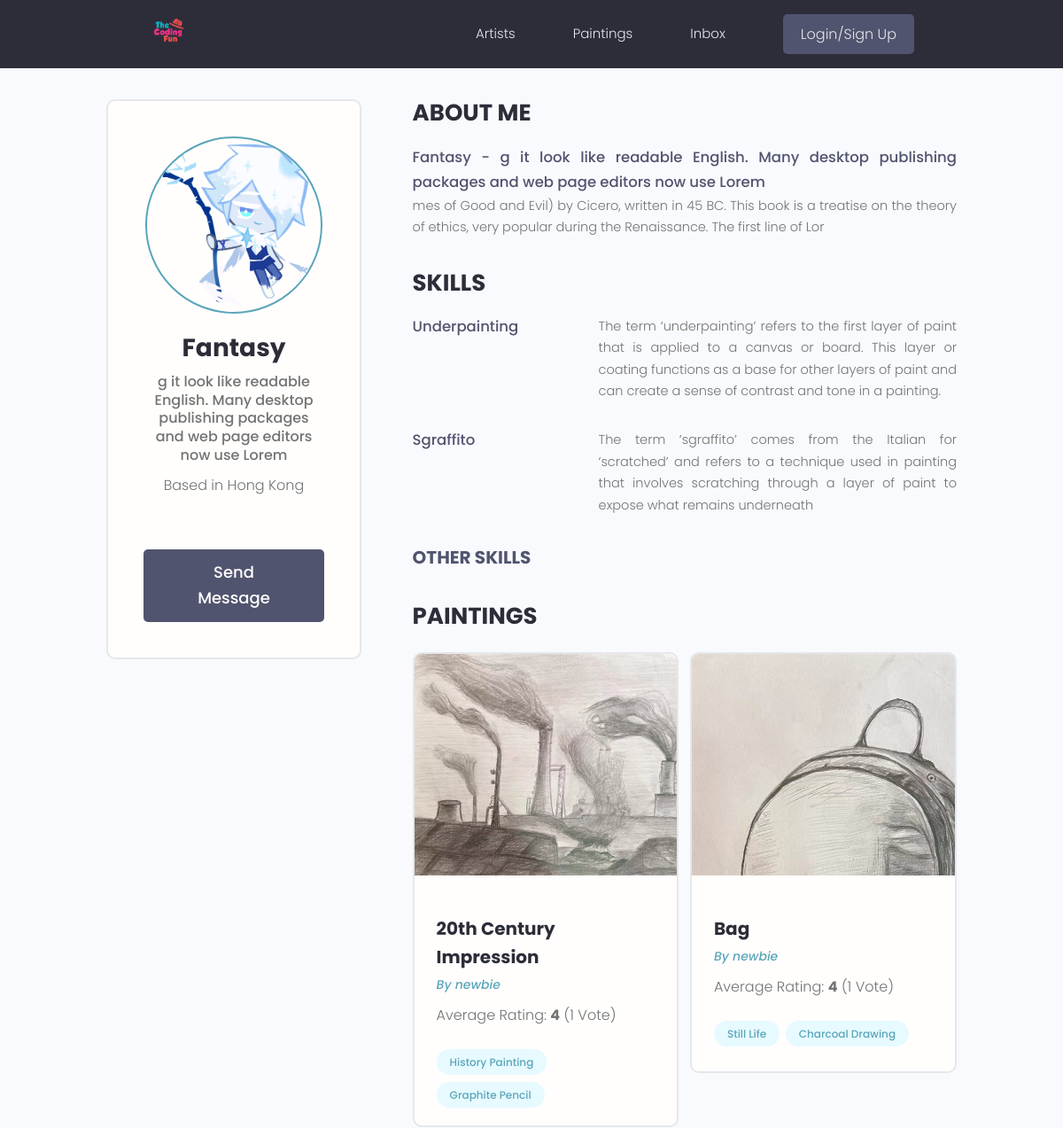
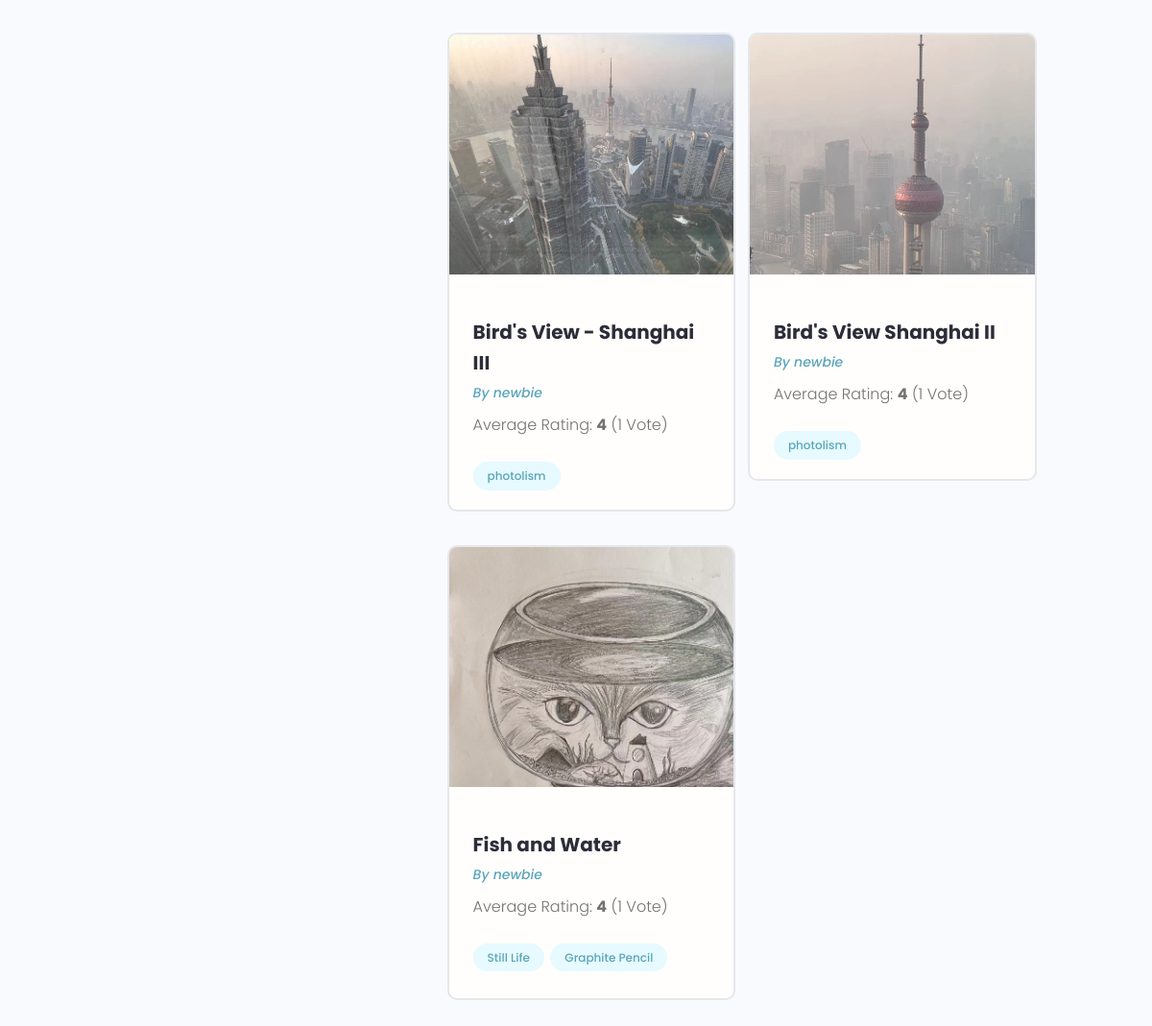
Page /profile/4ec2c163-f80a-47c3-981d-f6c32f977ad1 on the committed database (2 pictures, top to bottom).
### users/models.py (models this page shows, shortened)
class Profile(models.Model):
    user = models.OneToOneField(User, on_delete=models.CASCADE, null=True, blank=True)
    name = models.CharField(max_length=200, blank=True, null=True)
    username = models.CharField(max_length=200, blank=True, null=True)
    location = models.CharField(max_length=200, blank=True, null=True)
    email = models.EmailField(max_length=200, blank=True, null=True)
    short_intro = models.CharField(max_length=200, blank=True, null=True)
    bio = models.TextField(blank=True, null=True)
    profile_image = models.ImageField(null=True, blank=True, upload_to="profiles/", default="profiles/default.jpg")
    social_github = models.CharField(max_length=200, blank=True, null=True)
    social_twitter = models.CharField(max_length=200, blank=True, null=True)
    social_linkedin = models.CharField(max_length=200, blank=True, null=True)
    social_website = models.CharField(max_length=200, blank=True, null=True)
    created = models.DateTimeField(auto_now_add=True)
    id = models.UUIDField(default=uuid.uuid4, unique=True, primary_key=True, editable=False)
    @property
    def imageURL(self):
        try:
            url = self.profile_image.url
        except:
            url = ""
        return url

class Skill(models.Model):
    owner = models.ForeignKey(Profile, on_delete=models.CASCADE, null=True, blank=True)
    name = models.CharField(max_length=200, null=True, blank=True)
    description = models.TextField(null=True, blank=True)
    created = models.DateTimeField(auto_now_add=True)
    id = models.UUIDField(default=uuid.uuid4, unique=True, primary_key=True, editable=False)

### paintings/models.py (models this page shows, shortened)
class Painting(models.Model):
    owner = models.ForeignKey(Profile, null=True, blank=True, on_delete=models.CASCADE)
    title = models.CharField(max_length=200)
    featured_image = models.ImageField(null=True, blank=True, default="default.png")
    demo_link = models.TextField(max_length=500, null=True, blank=True)
    description = models.TextField(null=True, blank=True)
    tags = models.ManyToManyField('Tag', blank=True)
    vote_total = models.IntegerField(default=0, null=True, blank=True)
    vote_score = models.IntegerField(default=0, null=True, blank=True)
    created = models.DateTimeField(auto_now_add=True)
    id = models.UUIDField(default=uuid.uuid4, unique=True, primary_key=True, editable=False)
    @property
    def imageURL(self):
        try:
            url = self.featured_image.url
        except:
            url = ""
        return url
    class Meta:
        ordering = ['-vote_score', "-vote_total", "title"]

class Tag(models.Model):
    name = models.CharField(max_length=200)
    created = models.DateTimeField(auto_now_add=True)
    id = models.UUIDField(default=uuid.uuid4, unique=True, primary_key=True, editable=False)
    def __str__(self):
        return self.name

### users/views.py (the view)
# urls.py: path("profile/<str:pk>", views.userProfile, name="single-profile"),
def userProfile(request, pk):
    user_profile = Profile.objects.get(id=pk)
    top_skills = user_profile.skill_set.all().exclude(description__exact="")
    other_skills = user_profile.skill_set.all().filter(description__exact="")
    context = {"profile": user_profile, "top_skills": top_skills, "other_skills": other_skills}
    return render(request, "users/single_profile.html", context)

### users/templates/users/single_profile.html (shortened to what this page needs)
{% extends 'main.html' %}
{% load static %}
{% block content %}
<main class="profile my-md">
    <div class="container">
        <div class="layout">
            <div class="column column--1of3">
                <div class="card text-center">
                    <div class="card__body dev">
                        <img class="avatar avatar--xl" src="{{ profile.imageURL}}" />
                        <h2 class="dev__name">{{profile.name}}</h2>
                        <p class="dev__title">{{profile.short_intro}}</p>
                        <p class="dev__location">Based in {{profile.location}}</p>
                        {% if request.user.profile != profile %}
                        <a href="{% url 'create-message' profile.id %}" class="btn btn--sub btn--lg">Send Message </a>
                        {% endif %}
                    </div>
                </div>
            </div>
            <div class="column column--2of3">
                <div class="devInfo">
                    <h3 class="devInfo__title">About Me</h3>
                    <p class="devInfo__about">
                        <strong class="devSkill__title">{{profile.name}} -
                            {{profile.short_intro}}</strong>
                        <br />
                        {{profile.bio}}
                    </p>
                </div>
                <div class="devInfo">
                    <h3 class="devInfo__title">Skills</h3>
                    <div class="devInfo__skills">
                        {% for skill in top_skills %}
                        <div class="devSkill">
                            <h4 class="devSkill__title">{{skill.name}}</h4>
                            <p class="devSkill__info">
                                {{skill.description}}
                            </p>
                        </div>
                        {% endfor %}
                        <h3 class="devInfo__subtitle">Other Skills</h3>
                    </div>
                </div>
                <div class="devInfo">
                    <h3 class="devInfo__title">Paintings</h3>
                    <div class="grid grid--two">
                        {% for painting in profile.painting_set.all %}
                        <div class="column">
                            <div class="card project">
                                <a href="{% url 'painting' painting.id %}" class="project">
                                    <img class="project__thumbnail" src="{{painting.imageURL}}"
                                        alt="painting thumbnail" />
                                    <div class="card__body">
                                        <h3 class="project__title">{{painting.title}}</h3>
                                        <p><a class="project__author" href="{% url 'single-profile' profile.id %}">By
                                                {{profile.username}}</a></p>
                                        <p class="project--rating">Average Rating:
                                            <span style="font-weight: bold;">{{painting.vote_score}}</span>
                                            ({{painting.vote_total}} Vote{{painting.vote_total|pluralize:"s"}})
                                        </p>
                                        <div class="project__tags">
                                            {% for tag in painting.tags.all %}
                                            <span class="tag tag--pill tag--main">
                                                <small>{{tag}}</small>
                                            </span>
                                            {% endfor %}
                                        </div>
                                    </div>
                                </a>
                            </div>
                        </div>
                        {% endfor %}
                    </div>
                </div>
            </div>
        </div>
    </div>
</main>
{% endblock content %}

### static/styles/app.css (style rules this page uses)
:root { --color-sub: #2d2d39; }
.btn--sub { background-color: var(--color-sub-light); }
.card { border: 2px solid var(--color-light); }
img { width: 100%; }
.profile .card > .dev { padding: 4rem; }
.dev__name { color: var(--color-sub); font-size: 2.8rem; font-weight: 700; margin-top: 1rem; margin-bottom: 0.5rem; }
.dev__title { font-size: 1.6rem; font-weight: 500; line-height: 1.3; }
.dev__location { margin-top: 1rem; }
.devInfo { margin-bottom: 3rem; }
.devInfo__title, .devInfo__subtitle { font-size: 2.6rem; color: var(--color-sub); text-transform: uppercase; font-weight: 700; margin-bottom: 1.5rem; }
.devInfo__subtitle { font-size: 2rem; color: var(--color-sub-light); }
.devInfo__about, .devSkill__info { font-size: 1.45rem; line-height: 1.7; text-align: justify; }
.devSkill { margin-bottom: 3rem; }
.devSkill__title { font-size: 1.65rem; font-weight: 500; color: var(--color-sub-light); min-width: 180px; }
@media screen and (min-width: 700px) { .devSkill { display: flex; justify-content: space-between; gap: 3rem; } }
@media screen and (min-width: 700px) { .devSkill__info { flex-basis: 80%; } }
.project__author { font-size: 1.4rem; font-style: italic; }
.project--rating { margin-bottom: 1.6em; margin-top: 0.5em; }
.project__thumbnail { width: 35rem; height: 25rem; object-fit:cover; object-position: top; margin-bottom: 1em; }
.project__title { font-size: 2rem; font-weight: 700; color: var(--color-sub); }

### static/uikit/styles/modules/_variables.css (style rules this page uses)
:root { --color-main: #5aa5b9; --color-main-light: #e6faff; --color-sub: #3f4156; --color-sub-light: #51546e; --color-sub-lighter: #ededfd; --color-text: #737373; --color-gray: #8b8b8b; --color-light: #e5e7eb; --color-light-gray: #767676; --color-bg: #f8fafd; --color-white: #fffefd; --color-white-light: #f3f3f3; --color-success: #359e64; --color-success-bg: #def8e8; --color-error: #fc4b0b; --color-error-bg: #fff2ee; --font-base: 'Poppins', arial, helvetica, 'Segoe UI', roboto, ubuntu, sans-serif; --font-monospace: 'Fira Code', 'Courier New', courier, monospace; --font-regular: 300; --font-medium: 500; --font-bold: 700; --generic-shadow: 1px 1px 5px #00000010; --generic-transition: all 0.3s ease-in-out; }

### static/uikit/styles/modules/_base.css (style rules this page uses)
* { margin: 0; padding: 0; box-sizing: border-box; text-rendering: optimizeLegibility; color: inherit; font-size: inherit; }
html { font-size: 50%; }
@media only screen and (min-width: 480px) { html { font-size: 56.25%; } }
@media only screen and (min-width: 1200px) { html { font-size: 62.5%; } }
body { line-height: 1.6; font-weight: 400; font-size: 1.5rem; color: var(--color-text); background-color: var(--color-bg); min-height: 100vh; }

### static/uikit/styles/modules/_typography.css (style rules this page uses)
* { font-family: var(--font-base); }
h2 { font-size: 3.6rem; font-weight: var(--font-bold); }
h3 { font-size: 3.2rem; font-weight: var(--font-medium); }
h4 { font-size: 2.8rem; font-weight: var(--font-medium); }
p, span, strong { font-size: 1.6rem; color: var(--color-text); font-weight: var(--font-regular); }
strong { font-weight: var(--font-medium); }
a { padding-bottom: 2px; text-decoration: none; display: inline-block; color: var(--color-main); font-weight: var(--font-medium); }

### static/uikit/styles/modules/_utilities.css (style rules this page uses)
.container { width: 92%; max-width: 165rem; margin: 0 auto; box-sizing: border-box; }
@media screen and (min-width: 1000px) { .container { width: 90%; } }
@media screen and (min-width: 1200px) { .container { width: 80%; } }
.text-center { text-align: center; }
.my-md { margin: 3rem auto; }

### static/uikit/styles/modules/_avatar.css (style rules this page uses)
.avatar { border-radius: 50%; border: 2px solid var(--color-main); object-fit: cover; }
.avatar--xl { height: 20rem; width: 20rem; }

### static/uikit/styles/modules/_button.css (style rules this page uses)
.btn { display: inline-block; position: relative; cursor: pointer; background-color: var(--color-light); font-weight: var(--font-medium); color: var(--color-sub); text-decoration: none; padding: 1rem 2rem; border-radius: 0.5rem; border: none; width: -webkit-fit-content; width: -moz-fit-content; width: fit-content; height: -webkit-fit-content; height: -moz-fit-content; height: fit-content; font-size: 1.6rem; outline-width: 0; outline-color: transparent; -webkit-backface-visibility: hidden; backface-visibility: hidden; transition: all 0.3s ease-in-out; }
.btn--sub { background-color: var(--color-sub); color: var(--color-white); }
.btn--lg { font-size: 1.8rem; padding: 1.2rem 4.5rem; }

### static/uikit/styles/modules/_card.css (style rules this page uses)
.card { border-radius: 1rem; background-color: var(--color-white); border: 1.5px solid var(--color-light); width: auto; height: auto; margin-top: 0.5rem; margin-bottom: 0.5rem; overflow: hidden; }
.card__body, .card__header { padding: 2rem 2.5rem; }

### rows in the picture
Profile: imageURL (placeholder picture), name "Fantasy", short_intro "g it look like readable English. Many desktop publishing packages and web page editors now use Lorem", location "Hong Kong", bio "mes of Good and Evil) by Cicero, written in 45 BC. This book is a treatise on the theory of ethics, very popular during the Renaissance. The first line of Lor", username "newbie"
Skill: name "Underpainting", description "The term ‘underpainting’ refers to the first layer of paint that is applied to a canvas or board. This layer or coating functions as a base for other layers of paint and can create a sense of contrast and tone in a painting."
Skill: name "Sgraffito", description "The term ‘sgraffito’ comes from the Italian for ‘scratched’ and refers to a technique used in painting that involves scratching through a layer of paint to expose what remains underneath"
Painting: imageURL (picture), title "20th Century Impression", vote_score "4", vote_total "1"
Tag: name "History Painting"
Tag: name "Graphite Pencil"
Painting: imageURL (picture), title "Bag", vote_score "4", vote_total "1"
Tag: name "Still Life"
Tag: name "Charcoal Drawing"
Painting: imageURL (picture), title "Bird's View - Shanghai III", vote_score "4", vote_total "1"
Tag: name "photolism"
Painting: imageURL (picture), title "Bird's View Shanghai II", vote_score "4", vote_total "1"
Painting: imageURL (picture), title "Fish and Water", vote_score "4", vote_total "1"
